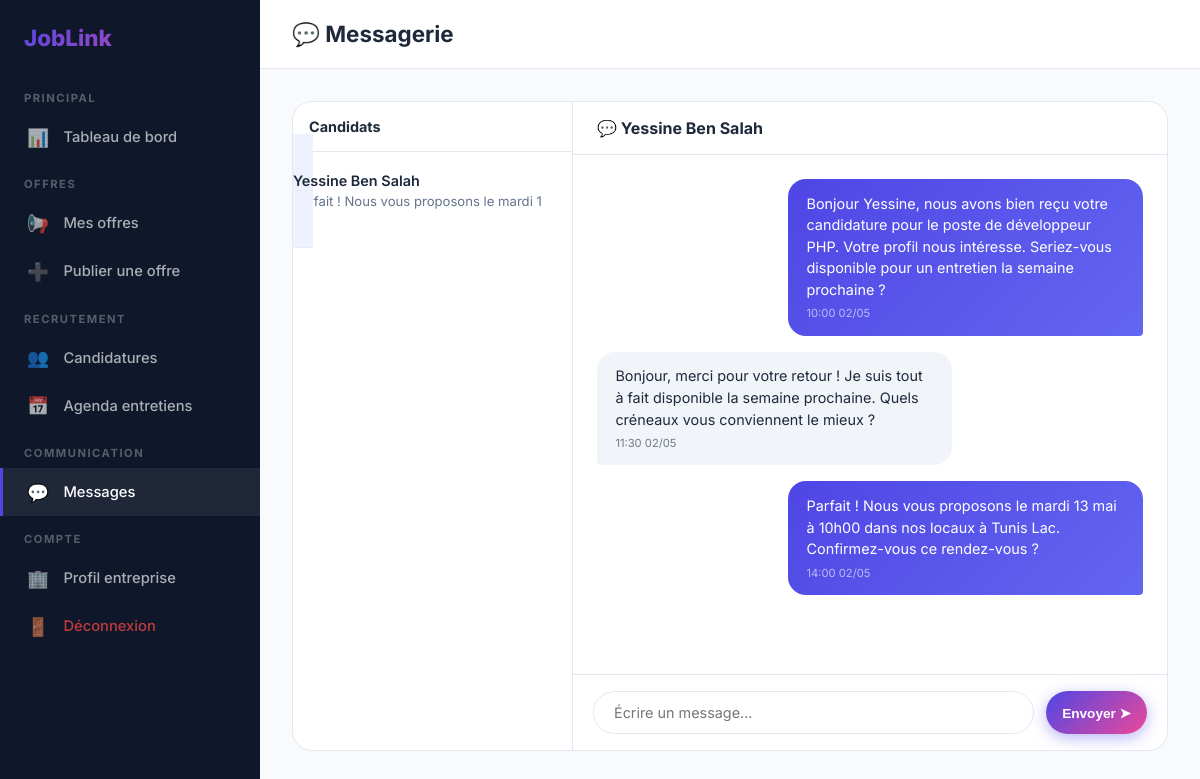
/entreprise/messages.php (signed in), run on the app's committed database.
### tables this page shows
CREATE TABLE `users` (
  `id` int(11) NOT NULL AUTO_INCREMENT,
  `email` varchar(255) NOT NULL,
  `password` varchar(255) NOT NULL,
  `role` enum('student','company','admin') NOT NULL DEFAULT 'student',
  `created_at` timestamp NOT NULL DEFAULT current_timestamp(),
  PRIMARY KEY (`id`),
  UNIQUE KEY `email` (`email`)
);

CREATE TABLE `messages` (
  `id` int(11) NOT NULL AUTO_INCREMENT,
  `sender_id` int(11) NOT NULL,
  `receiver_id` int(11) NOT NULL,
  `content` text NOT NULL,
  `is_read` tinyint(1) NOT NULL DEFAULT 0,
  `sent_at` timestamp NOT NULL DEFAULT current_timestamp(),
  PRIMARY KEY (`id`),
  KEY `sender_id` (`sender_id`),
  KEY `receiver_id` (`receiver_id`),
  CONSTRAINT `fk_msg_sender` FOREIGN KEY (`sender_id`) REFERENCES `users` (`id`) ON DELETE CASCADE,
  CONSTRAINT `fk_msg_receiver` FOREIGN KEY (`receiver_id`) REFERENCES `users` (`id`) ON DELETE CASCADE
);

### entreprise/messages.php (the view, shortened to what this page needs)
<?php
require_once '../includes/auth.php';
$convs = $pdo->prepare("SELECT DISTINCT u.id,CONCAT(sp.first_name,' ',sp.last_name) as name, (SELECT content FROM messages WHERE (sender_id=? AND receiver_id=u.id) OR (sender_id=u.id AND receiver_id=?) ORDER BY sent_at DESC LIMIT 1) as last_msg FROM messages m JOIN users u ON (u.id=m.sender_id OR u.id=m.receiver_id) JOIN student_profiles sp ON sp.user_id=u.id WHERE (m.sender_id=? OR m.receiver_id=?) AND u.id!=? GROUP BY u.id");
$convs->execute([$_SESSION['user_id'],$_SESSION['user_id'],$_SESSION['user_id'],$_SESSION['user_id'],$_SESSION['user_id']]);
$conversations = $convs->fetchAll();
$active_id = intval($_GET['with'] ?? ($conversations[0]['id'] ?? 0));
$msgs = $active_name = [];
if($active_id) {
    $pdo->prepare("UPDATE messages SET is_read=1 WHERE receiver_id=? AND sender_id=?")->execute([$_SESSION['user_id'],$active_id]);
    $m = $pdo->prepare("SELECT * FROM messages WHERE (sender_id=? AND receiver_id=?) OR (sender_id=? AND receiver_id=?) ORDER BY sent_at");
    $m->execute([$_SESSION['user_id'],$active_id,$active_id,$_SESSION['user_id']]);
    $msgs = $m->fetchAll();
    $an = $pdo->prepare("SELECT CONCAT(sp.first_name,' ',sp.last_name) FROM student_profiles sp JOIN users u ON sp.user_id=u.id WHERE u.id=?");
    $an->execute([$active_id]);
    $active_name = $an->fetchColumn() ?: 'Candidat';
}
?>
<!DOCTYPE html><html lang="fr"><head><meta charset="UTF-8"><meta name="viewport" content="width=device-width,initial-scale=1">
<title>Messages - JobLink</title><link rel="stylesheet" href="/siteadam/css/style.css"></head>
<body>
<div class="dash-layout">
  <?php include '../includes/sidebar_company.php'; ?>
  <div class="dash-content">
    <div class="dash-header"><h1>💬 Messagerie</h1></div>
    <div class="dash-body">
      <div class="msg-layout">
        <div class="msg-sidebar">
          <div style="padding:1rem;border-bottom:1px solid var(--border);font-weight:700;font-size:.9rem">Candidats</div>
          <?php if(empty($conversations)): ?>
          <div style="padding:1.5rem;text-align:center;color:var(--muted);font-size:.88rem">Aucune conversation.<br>Acceptez des candidatures pour discuter.</div>
          <?php else: ?>
          <?php foreach($conversations as $c): ?>
          <a href="?with=<?= $c['id'] ?>" class="msg-item <?= $active_id==$c['id']?'active':'' ?>">
            <div class="msg-item-name"><?= htmlspecialchars($c['name']) ?></div>
            <div class="msg-item-preview"><?= htmlspecialchars(substr($c['last_msg']??'',0,40)) ?></div>
          </a>
          <?php endforeach; ?>
          <?php endif; ?>
        </div>
        <div class="msg-body">
          <?php if($active_id && !empty($msgs)): ?>
          <div class="msg-header-bar">💬 <?= htmlspecialchars($active_name) ?></div>
          <div class="msg-messages" id="msgs">
            <?php foreach($msgs as $m): ?>
            <div class="msg-bubble <?= $m['sender_id']==$_SESSION['user_id']?'msg-sent':'msg-recv' ?>">
              <?= htmlspecialchars($m['content']) ?>
              <div style="font-size:.7rem;opacity:.6;margin-top:.3rem"><?= date('H:i d/m',strtotime($m['sent_at'])) ?></div>
            </div>
            <?php endforeach; ?>
          </div>
          <form class="msg-input-bar" method="POST">
            <input type="text" name="content" placeholder="Écrire un message..." autocomplete="off" required>
            <button type="submit" class="btn btn-primary btn-sm">Envoyer ➤</button>
          </form>
          <?php else: ?>
          <div style="flex:1;display:flex;align-items:center;justify-content:center;text-align:center;color:var(--muted)">
            <div><div style="font-size:3rem;margin-bottom:1rem">💬</div><p>Sélectionnez une conversation<br>pour écrire un message.</p></div>
          </div>
          <?php endif; ?>
        </div>
      </div>
    </div>
  </div>
</div>
</body></html>

### css/style.css (style rules this page uses)
:root { --primary: #4f46e5; --primary-dark: #3730a3; --primary-light: #eef2ff; --secondary: #ec4899; --accent: #06b6d4; --dark: #0f172a; --light: #f8fafc; --text: #1e293b; --muted: #64748b; --border: #e2e8f0; --white: #ffffff; --success: #10b981; --warning: #f59e0b; --danger: #ef4444; --glass: rgba(255,255,255,0.75); --shadow: 0 4px 6px -1px rgba(0,0,0,.1),0 2px 4px -2px rgba(0,0,0,.1); --shadow-lg: 0 20px 25px -5px rgba(0,0,0,.1),0 8px 10px -6px rgba(0,0,0,.1); --radius: 12px; --radius-lg: 20px; --transition: all .3s ease; }
* { margin:0;padding:0;box-sizing:border-box }
html { scroll-behavior:smooth }
body { font-family:'Inter',sans-serif;color:var(--text);background:#f1f5f9;min-height:100vh;display:flex;flex-direction:column }
a { text-decoration:none;color:inherit }
.btn { display:inline-flex;align-items:center;gap:.5rem;padding:.75rem 1.5rem;border-radius:50px;font-weight:600;font-size:.95rem;cursor:pointer;border:none;transition:var(--transition) }
.btn-primary { background:linear-gradient(135deg,var(--primary),var(--secondary));color:#fff;box-shadow:0 4px 15px rgba(79,70,229,.4) }
.btn-sm { padding:.5rem 1rem;font-size:.85rem }
.dash-layout { display:flex;min-height:100vh }
.dash-content { flex:1;overflow:auto;background:#f8fafc }
.dash-header { background:var(--white);padding:1.25rem 2rem;border-bottom:1px solid var(--border);display:flex;align-items:center;justify-content:space-between }
.dash-header h1 { font-size:1.4rem;font-weight:700 }
.dash-body { padding:2rem }
.msg-layout { display:grid;grid-template-columns:280px 1fr;gap:0;height:calc(100vh - 150px);background:var(--white);border-radius:var(--radius-lg);border:1px solid var(--border);overflow:hidden }
.msg-sidebar { border-right:1px solid var(--border);overflow-y:auto }
.msg-item { padding:1.1rem 1.25rem;border-bottom:1px solid rgba(226,232,240,.5);cursor:pointer;transition:var(--transition) }
.msg-item:hover,.msg-item.active { background:var(--primary-light) }
.msg-item-name { font-weight:600;font-size:.9rem;margin-bottom:.25rem }
.msg-item-preview { font-size:.82rem;color:var(--muted);white-space:nowrap;overflow:hidden;text-overflow:ellipsis }
.msg-body { display:flex;flex-direction:column }
.msg-header-bar { padding:1rem 1.5rem;border-bottom:1px solid var(--border);font-weight:700 }
.msg-messages { flex:1;overflow-y:auto;padding:1.5rem;display:flex;flex-direction:column;gap:1rem }
.msg-bubble { max-width:65%;padding:.85rem 1.15rem;border-radius:18px;font-size:.9rem;line-height:1.5 }
.msg-sent { background:linear-gradient(135deg,var(--primary),#6366f1);color:#fff;align-self:flex-end;border-bottom-right-radius:4px }
.msg-recv { background:#f1f5f9;color:var(--text);align-self:flex-start;border-bottom-left-radius:4px }
.msg-input-bar { display:flex;gap:.75rem;padding:1rem 1.25rem;border-top:1px solid var(--border) }
.msg-input-bar input { flex:1;border:1.5px solid var(--border);border-radius:50px;padding:.75rem 1.25rem;outline:none;font-family:'Inter',sans-serif;font-size:.9rem;transition:var(--transition) }

### data on the page
users: name "Yessine Ben Salah", last_msg "Parfait ! Nous vous proposons le mardi 1"
messages: content "Bonjour Yessine, nous avons bien reçu votre candidature pour le poste de développeur PHP. Votre profil nous intéresse. Seriez-vous disponible pour un entretien la semaine prochaine ?", sent_at "10:00 02/05"
messages: content "Bonjour, merci pour votre retour ! Je suis tout à fait disponible la semaine prochaine. Quels créneaux vous conviennent le mieux ?", sent_at "11:30 02/05"
messages: content "Parfait ! Nous vous proposons le mardi 13 mai à 10h00 dans nos locaux à Tunis Lac. Confirmez-vous ce rendez-vous ?", sent_at "14:00 02/05"

### other printed values
$active_name "Yessine Ben Salah"
